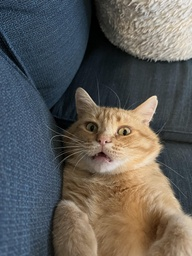
#> input picture Python-ImageProcessing/Ejercicios/FiltrosMorfologicos/cat.jpeg, 192 x 256 px, shrunk from 780 x 1040 before the run, found by its file name
$ python filtroMorfologicoEscalaGrises.py
#> lines starting #> are read from the running program, lines starting #| are printed output that depends on the picture
### Python-ImageProcessing/Ejercicios/Filtros/espaciosColor.py
import numpy as np

# 0.299 R + 0.587 G + 0.114 B
def rgb2gray(img):
    #Obteniendo dimensiones de mi imagen
    alto, ancho, canales = img.shape

    #Creando una imagen en escala de grises con puros 0
    gray = np.zeros((alto, ancho), dtype= float)


    #Recorrer la imagenoriginal pixel a pixel
    for i in range(alto):
        for j in range(ancho):

            #Obtener los valores de R, G y B de cada pixel
            R = img[i,j,0]
            G = img[i,j,1]
            B = img[i,j,2]

            #Convertir a escala de grises
            Y = 0.299*R + 0.587*G + 0.114*B

            #Asignar el valor a la imagen en escala de grises
            gray[i,j] = Y

    return gray

import numpy as np

# [152 lines left out: functions rgb2cmyk, rgb2hsv, rgb2lab, cuantizar, not called in this run]

def binarizar(imagen, umbral):
    imagen_binaria = np.where(imagen > umbral, 1.0, 0.0)
    return imagen_binaria

### Python-ImageProcessing/Ejercicios/A_P03_GAAV/filtroMorfologicoEscalaGrises.py
import numpy as np
import espaciosColor as ec
import matplotlib.image as mpimg
import matplotlib.pyplot as plt

# Cargar y convertir a escala de grises
img = mpimg.imread('cat.jpeg')
#> img is the input picture: shape (256, 192, 3); mean R, G, B 95.3, 93.4, 89.7
imagen_gray = ec.rgb2gray(img)
#> after the loop in rgb2gray, `for i in range(alto):`:
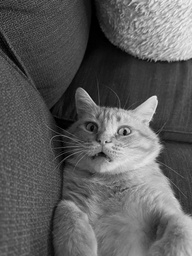
#> gray: shape (256, 192) float64; min 0, max 243.9, mean 93.6

# Erosión (mínimo local)
def erosion_grises(imagen, kernel):
    img_h, img_w = imagen.shape
#> img_h = 256; img_w = 192
    k_h, k_w = kernel.shape
    pad_h, pad_w = k_h // 2, k_w // 2
    imagen_padded = np.pad(imagen, ((pad_h, pad_h), (pad_w, pad_w)), mode='edge')
    resultado = np.zeros_like(imagen)

    for i in range(img_h):
        for j in range(img_w):
            region = imagen_padded[i:i + k_h, j:j + k_w]
            resultado[i, j] = np.min(region[kernel == 1])
    return resultado

# Dilatación (máximo local)
def dilatacion_grises(imagen, kernel):
    img_h, img_w = imagen.shape
#> img_h = 256; img_w = 192
    k_h, k_w = kernel.shape
    pad_h, pad_w = k_h // 2, k_w // 2
    imagen_padded = np.pad(imagen, ((pad_h, pad_h), (pad_w, pad_w)), mode='edge')
    resultado = np.zeros_like(imagen)

    for i in range(img_h):
        for j in range(img_w):
            region = imagen_padded[i:i + k_h, j:j + k_w]
            resultado[i, j] = np.max(region[kernel == 1])
    return resultado

# Apertura: erosión seguida de dilatación
def apertura_grises(imagen, kernel):
    return dilatacion_grises(erosion_grises(imagen, kernel), kernel)

# Cierre: dilatación seguida de erosión
def cierre_grises(imagen, kernel):
    return erosion_grises(dilatacion_grises(imagen, kernel), kernel)
#> in erosion_grises (call 3), `imagen_padded = np.pad(imagen, ((pad_h, pad_h), (pad_w, pad_w)), mode=..`:
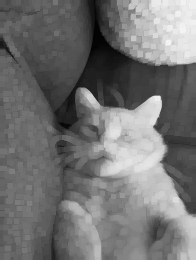
#> imagen_padded: shape (260, 196) float64; min 2.29, max 243.9, mean 115.4

# Top-Hat: original - apertura
def tophat_grises(imagen, kernel):
    return imagen - apertura_grises(imagen, kernel)

# Black-Hat: cierre - original
def blackhat_grises(imagen, kernel):
    return cierre_grises(imagen, kernel) - imagen


# Crear kernel
kernel = np.ones((5, 5))
# kernel = np.array([[1, 1, 1],
#                    [0, 1, 0],
#                    [0, 1, 0]])


# Aplicar operaciones
imagenErosionada = erosion_grises(imagen_gray, kernel)
imagenDilatada = dilatacion_grises(imagen_gray, kernel)
imagenApertura = apertura_grises(imagen_gray, kernel)
ImagenCerrada = cierre_grises(imagen_gray, kernel)
tophat = tophat_grises(imagen_gray, kernel)
blackhat = blackhat_grises(imagen_gray, kernel)

# Mostrar resultados
fig, axes = plt.subplots(2, 4, figsize=(16, 8))
axes = axes.ravel()
titles = ['Original', 'Escala de Grises', 'Erosión', 'Dilatación', 'Apertura', 'Cierre', 'Top-Hat', 'Black-Hat']
imagenes = [img, imagen_gray, imagenErosionada, imagenDilatada, imagenApertura, ImagenCerrada, tophat, blackhat]

for i in range(8):
    axes[i].imshow(imagenes[i], cmap='gray')
    axes[i].set_title(titles[i])
    axes[i].axis('off')

plt.tight_layout()
plt.show()


img2 = mpimg.imread('sample2.jpg')
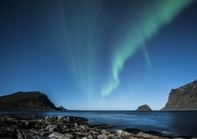
#> input picture Python-ImageProcessing/Ejercicios/Filtros/sample2.jpg, 197 x 139 px, shrunk from 800 x 564 before the run, found by its file name
#> img2 is the input picture: shape (139, 197, 3); mean R, G, B 53.4, 87.5, 114.6
imagen_gray2 = ec.rgb2gray(img2)
#> after the loop in rgb2gray (call 2), `for i in range(alto):`:
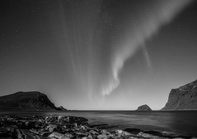
#> gray: shape (139, 197) float64; min 0, max 207.8, mean 80.4

# Crear kernel
kernel2 = np.array([[1, 1, 1],
                    [0, 1, 0],
                    [0, 1, 0]])


# Aplicar operaciones
imagenErosionada2 = erosion_grises(imagen_gray2, kernel2)
imagenDilatada2 = dilatacion_grises(imagen_gray2, kernel2)
imagenApertura2 = apertura_grises(imagen_gray2, kernel2)
ImagenCerrada2 = cierre_grises(imagen_gray2, kernel2)
tophat2 = tophat_grises(imagen_gray2, kernel2)
blackhat2 = blackhat_grises(imagen_gray2, kernel2)
#> in blackhat_grises (call 2), `return cierre_grises(imagen, kernel) - imagen`:
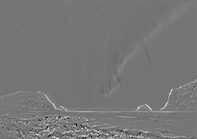
#> returned value: shape (139, 197) float64; min -93.04, max 107.9, mean 0.9; drawn with min black and max white

# Mostrar resultados
fig, axes = plt.subplots(2, 4, figsize=(16, 8))
axes = axes.ravel()
titles = ['Original', 'Escala de Grises', 'Erosión', 'Dilatación', 'Apertura', 'Cierre', 'Top-Hat', 'Black-Hat']
imagenes2 = [img2, imagen_gray2, imagenErosionada2, imagenDilatada2, imagenApertura2, ImagenCerrada2, tophat2, blackhat2]

for i in range(8):
    axes[i].imshow(imagenes2[i], cmap='gray')
    axes[i].set_title(titles[i])
    axes[i].axis('off')

plt.tight_layout()
plt.show()


img3 = mpimg.imread('sample2.jpg')
imagen_gray3 = ec.rgb2gray(img3)

# Crear kernel
kernel3 = np.ones((5, 5))
# kernel = np.array([[1, 1, 1],
#                    [0, 1, 0],
#                    [0, 1, 0]])


# Aplicar operaciones
imagenErosionada3 = erosion_grises(imagen_gray3, kernel3)
imagenDilatada3 = dilatacion_grises(imagen_gray3, kernel3)
imagenApertura3 = apertura_grises(imagen_gray3, kernel3)
ImagenCerrada3 = cierre_grises(imagen_gray3, kernel3)
#> after the loop in erosion_grises (call 13), `for i in range(img_h):`:
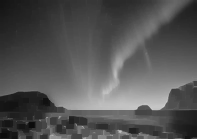
#> resultado: shape (139, 197) float64; min 12.93, max 207.8, mean 84.4
tophat3 = tophat_grises(imagen_gray3, kernel3)
blackhat3 = blackhat_grises(imagen_gray3, kernel3)
#> in blackhat_grises (call 3), `return cierre_grises(imagen, kernel) - imagen`:
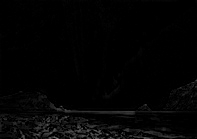
#> returned value: shape (139, 197) float64; min 0, max 119, mean 4

# Mostrar resultados
fig, axes = plt.subplots(2, 4, figsize=(16, 8))
axes = axes.ravel()
titles = ['Original', 'Escala de Grises', 'Erosión', 'Dilatación', 'Apertura', 'Cierre', 'Top-Hat', 'Black-Hat']
imagenes3 = [img3, imagen_gray3, imagenErosionada3, imagenDilatada3, imagenApertura3, ImagenCerrada3, tophat3, blackhat3]

for i in range(8):
    axes[i].imshow(imagenes3[i], cmap='gray')
    axes[i].set_title(titles[i])
    axes[i].axis('off')

plt.tight_layout()
plt.show()
